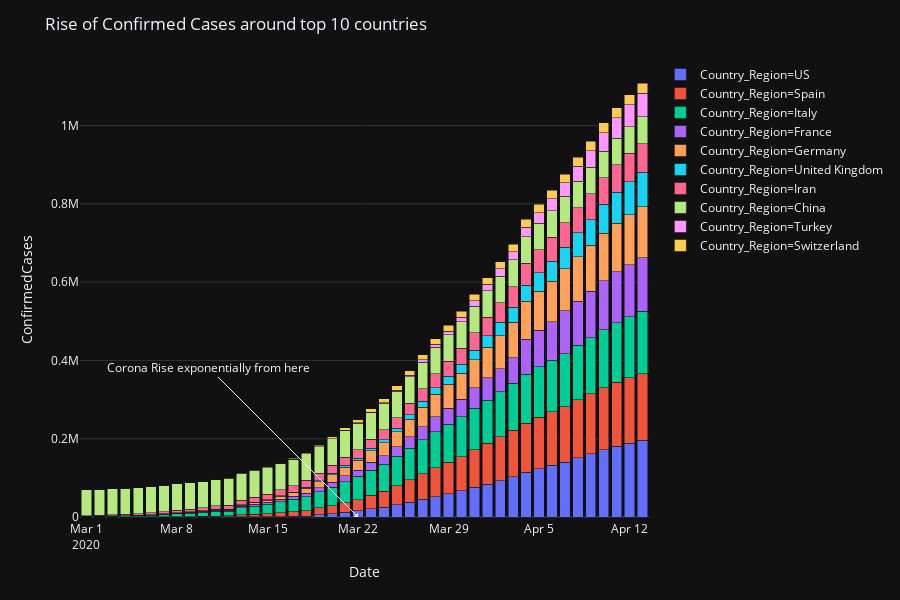

This figure's notebook cell:
### Code cell
# Rise of Confirmed Cases around top 10 countries

countries = Top_country.Country_Region.unique().tolist()
df_plot = train.loc[(train.Country_Region.isin(countries[0:10])) & (train.Date >= '2020-03-01')][['Date', 'Country_Region', 'ConfirmedCases', 'Fatalities']].groupby(['Date', 'Country_Region']).max().reset_index()
df_plot = df_plot.groupby(['Date', 'Country_Region']).sum().sort_values(by='ConfirmedCases', ascending=False).reset_index()
#df_plot

fig = px.bar(df_plot, x="Date", y="ConfirmedCases", color="Country_Region", barmode="stack",)
fig.update_layout(title='Rise of Confirmed Cases around top 10 countries', annotations=[dict(x='2020-03-22', y=150, xref="x", yref="y", text="Corona Rise exponentially from here", showarrow=True, arrowhead=1, ax=-150, ay=-150)])
fig.show()
